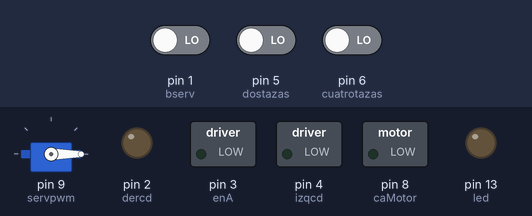
Bench run of a sketch on a simulated Arduino Uno, built with avr-gcc and run on an emulated ATmega328P. On the bench: servo, switched loads named in the sketch (green lamp = pin HIGH), output pins drawn as LEDs (lit = HIGH). Inputs (shaded band) come from the test bench; at power-on: pin 5 (dostazas) LOW, pin 1 (bserv) LOW, pin 6 (cuatrotazas) LOW.

Above: at 2.2 s.
2.3 s: pin 5 (dostazas) driven HIGH
At 3.4 s:
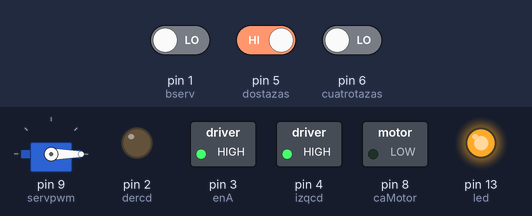
At 5.1 s:
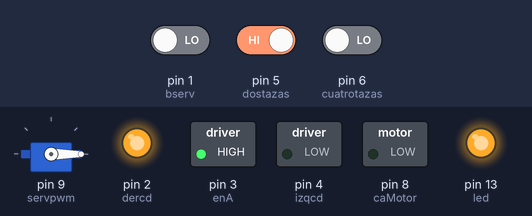
5.3 s: pin 1 (bserv) driven HIGH
At 6.3 s:
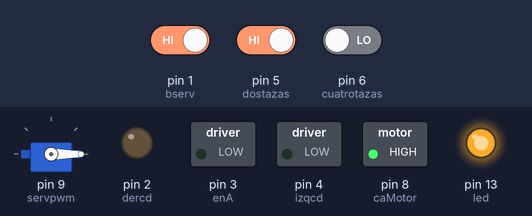
Timing chart, 0 to 20.4 s (numbered marks = the images above; inputs shaded):
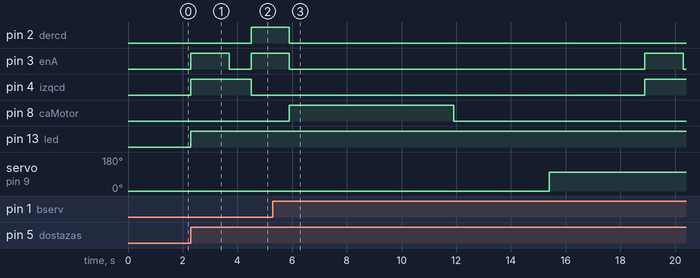

Measured:
- after the input at 2.3 s, pin 2 (dercd): LOW → HIGH after 2.2 s; pin 3 (enA): LOW → HIGH at once, → LOW 1.4 s later, → HIGH 0.80 s later; pin 4 (izqcd): LOW → HIGH at once, → LOW 2.2 s later; pin 13 (led): LOW → HIGH at once
- after the input at 5.3 s, pin 4 (izqcd): LOW → HIGH after 13.6 s; pin 8 (caMotor): LOW → HIGH after 0.60 s, → LOW 6.0 s later; servo on pin 9 (servpwm): 0° → 100° after 10.1 s

The sketch:

motorCD_deposito123.ino
```cpp
  #include<Servo.h>

  Servo servo;

  const int enA=3;
  const int dercd=2;
  const int izqcd=4;
  const int dostazas= 5;
  const int cuatrotazas=6;
  const int bserv=1;
  const int servpwm=9;

  const int caMotor=8;

  int led=13;

void setup() {
  // put your setup code here, to run once:
  servo.attach(servpwm);
  servo.write(0);
  delay(1000);
  pinMode(enA,OUTPUT);
  pinMode(dercd,OUTPUT);
  pinMode(izqcd,OUTPUT);
  pinMode(dostazas,INPUT);
  pinMode(cuatrotazas,INPUT);
  pinMode(bserv,INPUT);
  pinMode(led,OUTPUT);
  pinMode(caMotor,OUTPUT);

}
void loop() {
  // put your main code here, to run repeatedly:
 if(digitalRead(dostazas)==HIGH){
  digitalWrite(led,HIGH);
  digitalWrite(enA,HIGH);
  digitalWrite(izqcd,HIGH);
  digitalWrite(dercd,LOW);
  delay(1400);
  digitalWrite(enA,LOW);
  delay(800);
  digitalWrite(enA,HIGH);
  digitalWrite(izqcd,LOW);
  digitalWrite(dercd,HIGH);
  delay(1400);
  digitalWrite(enA,LOW);
  digitalWrite(izqcd,LOW);
  digitalWrite(dercd,LOW);

  while(digitalRead(bserv)==LOW);

  // codigo para motor CA
  digitalWrite(caMotor,HIGH);
  delay(6000);
  digitalWrite(caMotor,LOW);

 while(digitalRead(bserv)==LOW);

  servo.write(0);
  delay(3500);
  servo.write(100);
  delay(3500);
  digitalWrite(led,LOW);
 }

 if(digitalRead(cuatrotazas)==HIGH){
  digitalWrite(led,HIGH);
  digitalWrite(enA,HIGH);
  digitalWrite(izqcd,HIGH);
  digitalWrite(dercd,LOW);
  delay(1500);
  digitalWrite(enA,LOW);
  delay(800);
  digitalWrite(enA,HIGH);
  digitalWrite(izqcd,LOW);
  digitalWrite(dercd,HIGH);
  delay(1500);
  digitalWrite(enA,LOW);
  digitalWrite(izqcd,LOW);
  digitalWrite(dercd,LOW);

  while(digitalRead(bserv)==LOW);

  // codigo para motor CA
  digitalWrite(caMotor,HIGH);
  delay(6000);
  digitalWrite(caMotor,LOW);

  while(digitalRead(bserv)==LOW);
  servo.write(0);
  delay(3500);
  servo.write(100);
  delay(3500);
  digitalWrite(led,LOW);
  }
}
```
